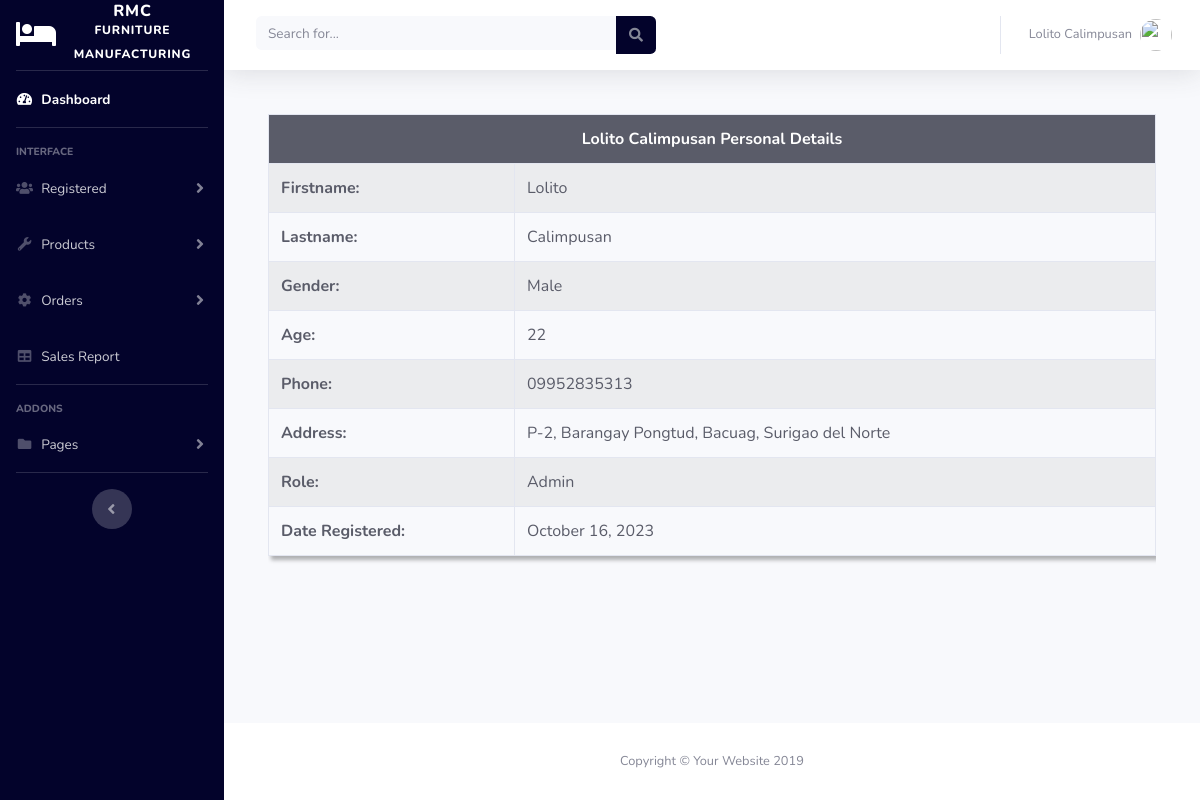
Page /admin/view_admin_details.php (signed in) on the committed database.
### tables this page shows
CREATE TABLE `register` (
  `id` int(11) NOT NULL,
  `fname` varchar(255) NOT NULL,
  `lname` varchar(255) NOT NULL,
  `age` varchar(20) NOT NULL,
  `gender` varchar(50) NOT NULL,
  `address` varchar(255) NOT NULL,
  `phone` varchar(30) NOT NULL,
  `image` varchar(255) NOT NULL,
  `email` varchar(255) NOT NULL,
  `password` varchar(255) NOT NULL,
  `otp` int(11) DEFAULT NULL,
  `role` varchar(20) DEFAULT NULL,
  `date_registered` datetime NOT NULL DEFAULT current_timestamp(),
  `status` varchar(100) NOT NULL
);

### admin/view_admin_details.php (the view, shortened to what this page needs)
<?php
include('includes/header.php');
include('includes/navbar.php');
?>
<div class="container-fluid">
  <div class="card-body">
    <div class="table-responsive">
      <table class="table table-bordered text-dark bg-gradient-dark" id="dataTable" width="100%" cellspacing="0" style="box-shadow: 3px 4px 4px rgba(0,0,0,0.3);">
        <tr>
            <th colspan="2" class="text-center bg-dark text-white"><?= $row['fname']." ". $row['lname'];?> Personal Details</th>
        </tr>
        <tr>
            <th>Firstname:</th>
            <td class="bg-gradient-white text-dark"><?= $row['fname'];?></td>
        </tr>
        <tr>
            <th>Lastname:</th>
            <td class="bg-gradient-white text-dark"><?= $row['lname'];?></td>
        </tr>
        <tr>
            <th>Gender:</th>
            <td class="bg-gradient-white text-dark"><?= $row['gender'];?></td>
        </tr>
        <tr>
            <th>Age:</th>
            <td class="bg-gradient-white text-dark"><?= $row['age'];?></td>
        </tr>
        <tr>
            <th>Phone:</th>
            <td class="bg-gradient-white text-dark"><?= $row['phone'];?></td>
        </tr>
        <tr>
            <th>Address:</th>
            <td class="bg-gradient-white text-dark"><?= $row['address'];?></td>
        </tr>
        <tr>
            <th>Role:</th>
            <td class="bg-gradient-white text-dark"><?= $row['role'];?></td>
        </tr>
        <tr>
            <?php
              $date_registered = $row['date_registered'];
              $timestamp = strtotime($date_registered);
              $formattedDate = date("F j, Y", $timestamp);
            ?>
            <th>Date Registered:</th>
            <td class="bg-gradient-white text-dark"><?= $formattedDate; ?></td>
        </tr>
      </table>
    </div>
  </div>
</div>
</div>
<?php
include('includes/footer.php');
?>

### admin/includes/navbar.php (shortened to what this page needs)
   <ul class="navbar-nav  sidebar sidebar-dark accordion" id="accordionSidebar" style=" background-color: rgb(3, 3, 43);">
<a class="sidebar-brand d-flex align-items-center justify-content-center" href="index.php">
  <div class="sidebar-brand-icon">
    <i class="fas fa-bed"></i>
  </div>
  <div class="sidebar-brand-text mx-3">RMC <sup>Furniture Manufacturing</sup></div>
</a>
<hr class="sidebar-divider my-0">
<li class="nav-item active">
  <a class="nav-link" href="index.php">
    <i class="fas fa-fw fa-tachometer-alt"></i>
    <span>Dashboard</span></a>
</li>
<hr class="sidebar-divider">
<div class="sidebar-heading">
  Interface
</div>
<li class="nav-item">
  <a class="nav-link collapsed" href="#" data-toggle="collapse" data-target="#collapseOne" aria-expanded="true" aria-controls="collapseOne">
    <i class="fas fa-users"></i>
    <span>Registered</span>
  </a>
</li>
<li class="nav-item">
  <a class="nav-link collapsed" href="#" data-toggle="collapse" data-target="#collapseUtilities" aria-expanded="true" aria-controls="collapseUtilities">
    <i class="fas fa-fw fa-wrench"></i>
    <span>Products</span>
  </a>
</li>
<li class="nav-item">
  <a class="nav-link collapsed" href="#" data-toggle="collapse" data-target="#collapseTwo" aria-expanded="true" aria-controls="collapseTwo">
    <i class="fas fa-fw fa-cog"></i>
    <span>Orders</span>
  </a>
</li>
<li class="nav-item">
  <a class="nav-link" href="sales_report.php">
    <i class="fas fa-fw fa-table"></i>
    <span>Sales Report</span></a>
</li>
<hr class="sidebar-divider">
<div class="sidebar-heading">
  Addons
</div>
<li class="nav-item">
  <a class="nav-link collapsed" href="#" data-toggle="collapse" data-target="#collapsePages" aria-expanded="true" aria-controls="collapsePages">
    <i class="fas fa-fw fa-folder"></i>
    <span>Pages</span>
  </a>
</li>
<hr class="sidebar-divider d-none d-md-block">
<div class="text-center d-none d-md-inline">
  <button class="rounded-circle border-0" id="sidebarToggle"></button>
</div>
</ul>
    <div id="content-wrapper" class="d-flex flex-column">
      <div id="content">
        <nav class="navbar navbar-expand navbar-light bg-white topbar mb-4 static-top shadow">
          <form class="d-none d-sm-inline-block form-inline mr-auto ml-md-3 my-2 my-md-0 mw-100 navbar-search">
            <div class="input-group">
              <input type="text" class="form-control bg-light border-0 small" placeholder="Search for..." aria-label="Search" aria-describedby="basic-addon2">
              <div class="input-group-append">
                <button class="btn" type="button" style=" background-color: rgb(3, 3, 43);">
                  <i class="fas fa-search fa-sm"></i>
                </button>
              </div>
            </div>
          </form>
          <ul class="navbar-nav ml-auto">
            <li class="nav-item dropdown no-arrow">
              <a class="nav-link dropdown-toggle" href="#" id="userDropdown" role="button" data-toggle="dropdown" aria-haspopup="true" aria-expanded="false">
                <span class="mr-2 d-none d-lg-inline text-gray-600 small">
               <?php
                 require('../config.php');
                 if(isset($_SESSION['Admin_id'])){
                     $id = $_SESSION['Admin_id'];
                     $stmt = $conn->prepare("SELECT * FROM register WHERE id = ?");
                     $stmt->bind_param("s", $id);
                     $stmt->execute();
                     $result = $stmt->get_result();
                     $total = $result->num_rows;
                     if($total > 0){
                         $row = $result->fetch_assoc();
                         echo $row['fname'] . " " . $row['lname'];?>
                </span>
                <img class="img-profile rounded-circle" src="https://source.unsplash.com/QAB-WJcbgJk/60x60">
              </a>
              <?php }
                 }?>
            </li>
          </ul>
        </nav>

### admin/css/style.css (style rules this page uses)
tr:nth-child(even) { background-color: rgba(128, 128, 128, 0.11); }

### rows in the picture
register: fname "Lolito", lname "Calimpusan", gender "Male", age "22", phone "09952835313", address "P-2, Barangay Pongtud, Bacuag, Surigao del Norte", role "Admin", date_registered "October 16, 2023"
